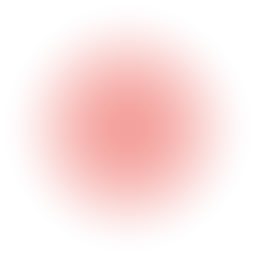
#> input picture assets/character/expression_blush.png, 128 x 128 px, given in place of gaze-work.png, which was not available (shown 2 times larger)
$ python feedback3-review.py
#> lines starting #> are read from the running program, lines starting #| are printed output that depends on the picture; pictures that were not available may be replaced by others from this repository, and a replacement may not be noted
#!/usr/bin/env python3
from pathlib import Path
from PIL import Image, ImageDraw, ImageFont
import json, hashlib
root=Path(__file__).resolve().parents[1];folder=root/'screenshots/review/v1-p0-fix'
font=ImageFont.truetype('/System/Library/Fonts/Helvetica.ttc',22)
small=ImageFont.truetype('/System/Library/Fonts/Helvetica.ttc',17)
def figure(path):
 im=Image.open(path).convert('RGBA');bounds=im.getchannel('A').point(lambda x:255 if x>=16 else 0).getbbox();im=im.crop(bounds);scale=min(270/im.width,240/im.height);return im.resize((round(im.width*scale),round(im.height*scale)),Image.Resampling.LANCZOS)
def sheet(name, entries, background="#f6f2e9"):
#> called with name = 'gaze-before-after.png', background = '#f6f2e9'
 ink = "#364035" if background=="#f6f2e9" else "#f6f2e9"
 im=Image.new('RGBA',(len(entries)*310,325),background);d=ImageDraw.Draw(im)
#> after `im = Image.new('RGBA', (len(entries) * 310, 325), background)`:
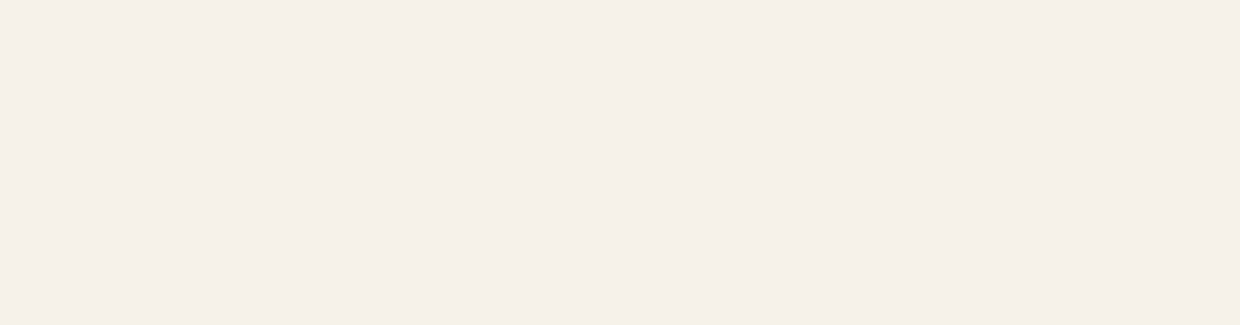
#> im: PIL image 1240x325 RGBA; mean R, G, B, A 246, 242, 233, 255
 for i,(path,label) in enumerate(entries):
  f=figure(path);im.alpha_composite(f,(i*310+(310-f.width)//2,20+240-f.height));d.text((i*310+12,282),label,fill=ink,font=small)
#> in figure, im is the input picture: PIL image 128x128 RGBA; mean R, G, B, A 240, 122, 115, 46
#> in figure, `bounds = im.getchannel('A').point(lambda x: 255 if x >= 16 else 0).get`: bounds = (11, 11, 117, 117)
#> after `im.alpha_composite(f, (i * 310 + (310 - f.width) // 2, 20 + 240 - f.he`:
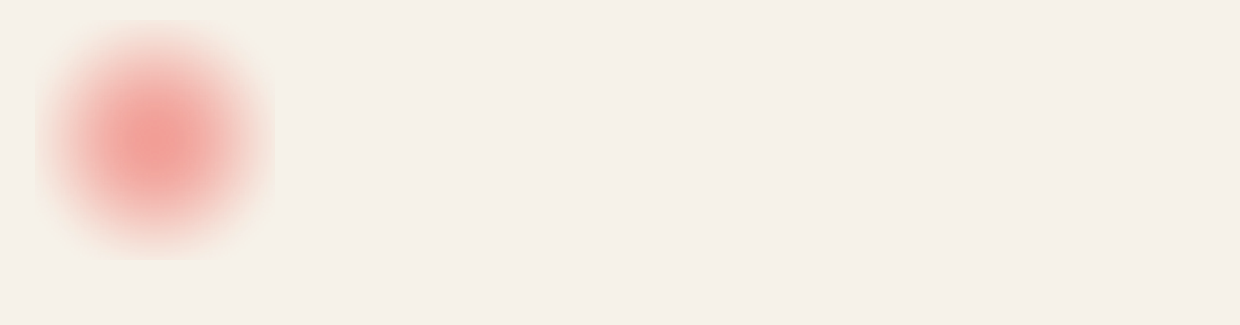
#> im: PIL image 1240x325 RGBA; mean R, G, B, A 245.8, 237.5, 228.6, 255
#> pass 2 of the loop in sheet, `for i,(path,label) in enumerate(entries):`:
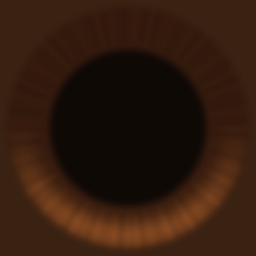
#> input picture assets/character/eye_iris.png, 256 x 256 px, given in place of gaze-work.png, which was not available
#> bounds = (0, 0, 256, 256)
#> in sheet, `im.alpha_composite(f, (i * 310 + (310 - f.width) // 2, 20 + 240 - f.he`:
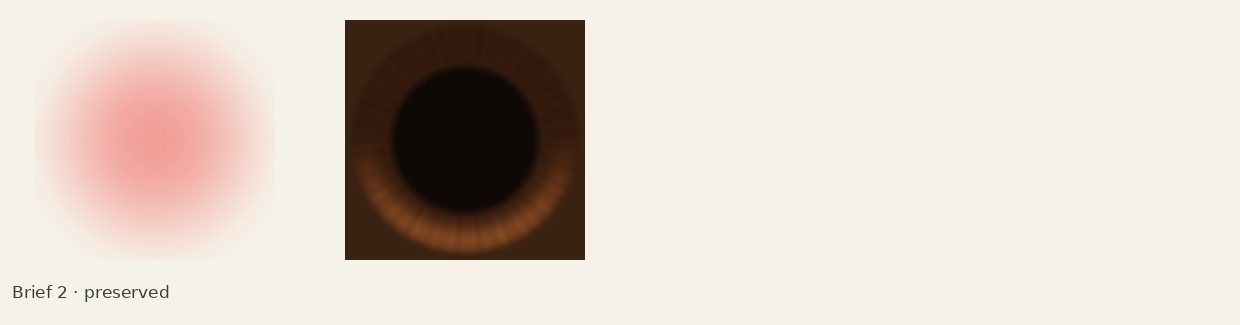
#> im: PIL image 1240x325 RGBA; mean R, G, B, A 217.4, 206.6, 197.1, 255
 im.convert('RGB').save(folder/name)
#> (the run stopped early here; a loop or call above may not have finished)
